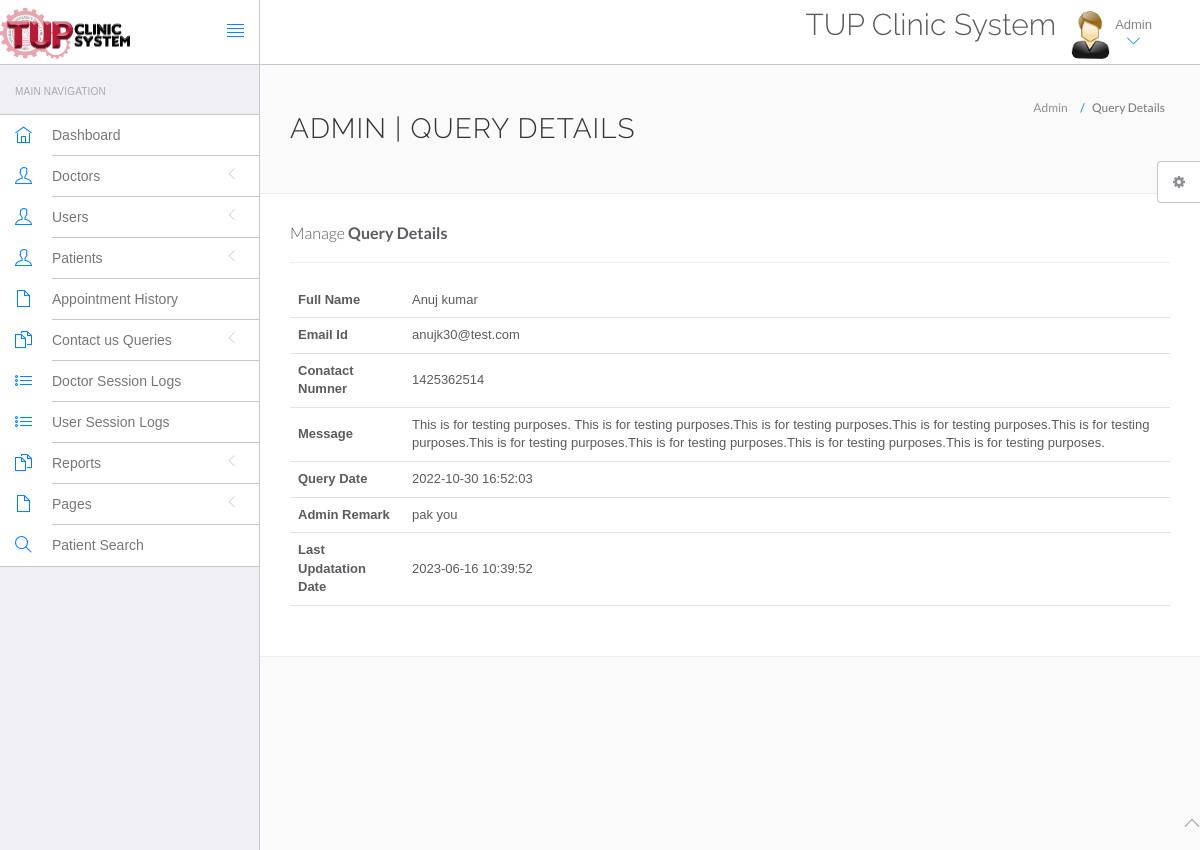
Screenshot of /hms/admin/query-details.php?id=1 (signed in) with the database file from the repository.
### tables this page shows
CREATE TABLE `tblcontactus` (
  `id` int(11) NOT NULL,
  `fullname` varchar(255) DEFAULT NULL,
  `email` varchar(255) DEFAULT NULL,
  `contactno` bigint(12) DEFAULT NULL,
  `message` mediumtext DEFAULT NULL,
  `PostingDate` timestamp NULL DEFAULT current_timestamp(),
  `AdminRemark` mediumtext DEFAULT NULL,
  `LastupdationDate` timestamp NULL DEFAULT NULL ON UPDATE current_timestamp(),
  `IsRead` int(11) DEFAULT NULL
);

### hms/admin/query-details.php (the view, shortened to what this page needs)
<?php
include('include/config.php');
if(strlen($_SESSION['id']==0)) {
 header('location:logout.php');
  } else{
?>
<!DOCTYPE html>
<html lang="en">
	<head>
		<link rel="stylesheet" href="vendor/bootstrap/css/bootstrap.min.css">
		<link rel="stylesheet" href="vendor/fontawesome/css/font-awesome.min.css">
		<link rel="stylesheet" href="vendor/themify-icons/themify-icons.min.css">
		<link href="vendor/animate.css/animate.min.css" rel="stylesheet" media="screen">
		<link href="vendor/perfect-scrollbar/perfect-scrollbar.min.css" rel="stylesheet" media="screen">
		<link href="vendor/switchery/switchery.min.css" rel="stylesheet" media="screen">
		<link href="vendor/bootstrap-touchspin/jquery.bootstrap-touchspin.min.css" rel="stylesheet" media="screen">
		<link href="vendor/select2/select2.min.css" rel="stylesheet" media="screen">
		<link href="vendor/bootstrap-datepicker/bootstrap-datepicker3.standalone.min.css" rel="stylesheet" media="screen">
		<link href="vendor/bootstrap-timepicker/bootstrap-timepicker.min.css" rel="stylesheet" media="screen">
		<link rel="stylesheet" href="assets/css/styles.css">
		<link rel="stylesheet" href="assets/css/plugins.css">
		<link rel="stylesheet" href="assets/css/themes/theme-1.css" id="skin_color" />
	</head>
	<body>
		<div id="app">
<?php include('include/sidebar.php');?>
			<div class="app-content">
						<?php include('include/header.php');?>
				<div class="main-content" >
					<div class="wrap-content container" id="container">
						<section id="page-title">
							<div class="row">
								<div class="col-sm-8">
									<h1 class="mainTitle">Admin | Query Details</h1>
																	</div>
								<ol class="breadcrumb">
									<li>
										<span>Admin</span>
									</li>
									<li class="active">
										<span>Query Details</span>
									</li>
								</ol>
							</div>
						</section>
						<div class="container-fluid container-fullw bg-white">
									<div class="row">
								<div class="col-md-12">
									<h5 class="over-title margin-bottom-15">Manage <span class="text-bold">Query Details</span></h5>
												<hr />
									<table class="table table-hover" id="sample-table-1">
										<tbody>
<?php
$qid=intval($_GET['id']);
$sql=mysqli_query($con,"select * from tblcontactus where id='$qid'");
while($row=mysqli_fetch_array($sql))
{
?>
											<tr>
												<th>Full Name</th>
												<td><?php echo $row['fullname'];?></td>
											</tr>
											<tr>
												<th>Email Id</th>
												<td><?php echo $row['email'];?></td>
											</tr>
											<tr>
												<th>Conatact Numner</th>
												<td><?php echo $row['contactno'];?></td>
											</tr>
											<tr>
												<th>Message</th>
												<td><?php echo $row['message'];?></td>
												</tr>
																						<tr>
												<th>Query Date</th>
												<td><?php echo $row['PostingDate'];?></td>
												</tr>
<?php if($row['AdminRemark']==""){?>
<form name="query" method="post">
	<tr>
												<th>Admin Remark</th>
												<td><textarea name="adminremark" class="form-control" required="true"></textarea></td>
												</tr>
												<tr>
													<td>&nbsp;</td>
													<td>
														<button type="submit" class="btn btn-primary pull-left" name="update">
		Update <i class="fa fa-arrow-circle-right"></i>
								</button>
													</td>
												</tr>
</form>
													<?php } else {?>
	<tr>
												<th>Admin Remark</th>
												<td><?php echo $row['AdminRemark'];?></td>
												</tr>
<tr>
												<th>Last Updatation Date</th>
												<td><?php echo $row['LastupdationDate'];?></td>
												</tr>
											<?php
											 }} ?>
										</tbody>
									</table>
								</div>
							</div>
								</div>
							</div>
						</div>
					</div>
				</div>
	<?php include('include/footer.php');?>
	<?php include('include/setting.php');?>
	</body>
</html>
<?php } ?>

### hms/admin/assets/css/themes/theme-1.css (style rules this page uses)
body { background: #FAFAFA; }

### rows the page displays
tblcontactus: fullname "Anuj kumar", email "anujk30@test.com", contactno "1425362514", message "This is for testing purposes. This is for testing purposes.This is for testing purposes.This is for testing purposes.This is for testing purposes.This is for testing purposes.This is for testing purposes.This is for testing purposes.This is for testing purposes.", PostingDate "2022-10-30 16:52:03", AdminRemark "pak you", LastupdationDate "2023-06-16 10:39:52"
